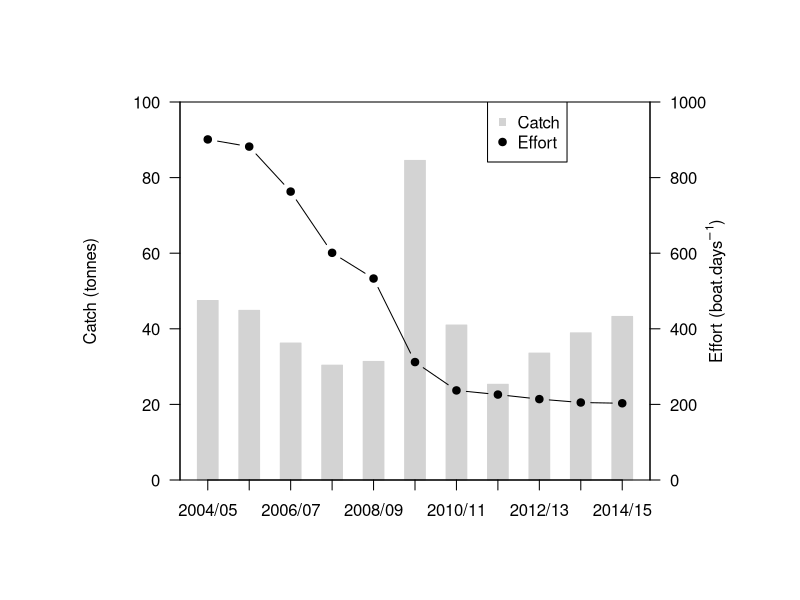

Recreate this plot in R.
# CREATED    5 Oct. 2016
# MODIFIED   5 Oct. 2016

# PURPOSE plot fisheries statistics

catch <- read.csv("../Data/GarfishCatchData.csv")
effort <- read.csv("../Data/GarfishEffortData.csv")

#postscript("Results/Graphics/CatchAndEffortVariations.ps")
png("Results/Graphics/CatchAndEffortVariations.png")
#par(fg = "black", col.main = "black", col.axis = "black", col.lab = "black", cex = 1.5, cex.lab = 2, cex.axis = 1.5, cex.main = 2.5, mai = c(1.2, 1.8, 1.02, 1.5), mgp = c(4, 1, 0))

par(mai = c(1.2, 1.8, 1.02, 1.5), mgp = c(4, 1, 0))

mp <- with(catch, barplot(t(1e-3 * Catch.in.kg), las = 1, beside = T, border = "lightgrey", col = "lightgrey",
                        ylab = "Catch (tonnes)", ylim = c(0, 100), axes = FALSE, xlab = ""))

axis(side = 1, at = mp, label = catch$Year)
axis(side = 2, at = seq(0, 100, 20), label = seq(0,100,20), las = 1)

with(effort, lines(mp, Effort.in.days / 10, type = "b", pch = 19))
#lines(mp, catch$Catch.in.kg / effort$Effort.in.days / 3, type = "b", pch = 15)


#with(tmp, lines(mp, .5e3 * Catch/Effort, type = "b", pch = 19, col = "black"))
#lines(mp, .5e3 * tmmp2[,1]/tmmp[,1], type = "b", pch = 15, col = "black")
#lines(mp, .5e3 * tmmp2[,2]/tmmp[,2], type = "b", pch = 17, col = "black")

axis(side = 4, at = seq(0, 100, 20), label = seq(0, 1000, 200), las = 1)
mtext(expression(paste("Effort (", boat.days^-1, ")", sep = "")), side=4,line=3)
box()
#abline( h = seq(0,3e4, 5e3), lty = 2, col = "grey")
legend(15, 100, legend = c("Catch", "Effort"), col = c("lightgrey", "black"), pch = c(15,19), cex = 1, bg = "white")
dev.off()
